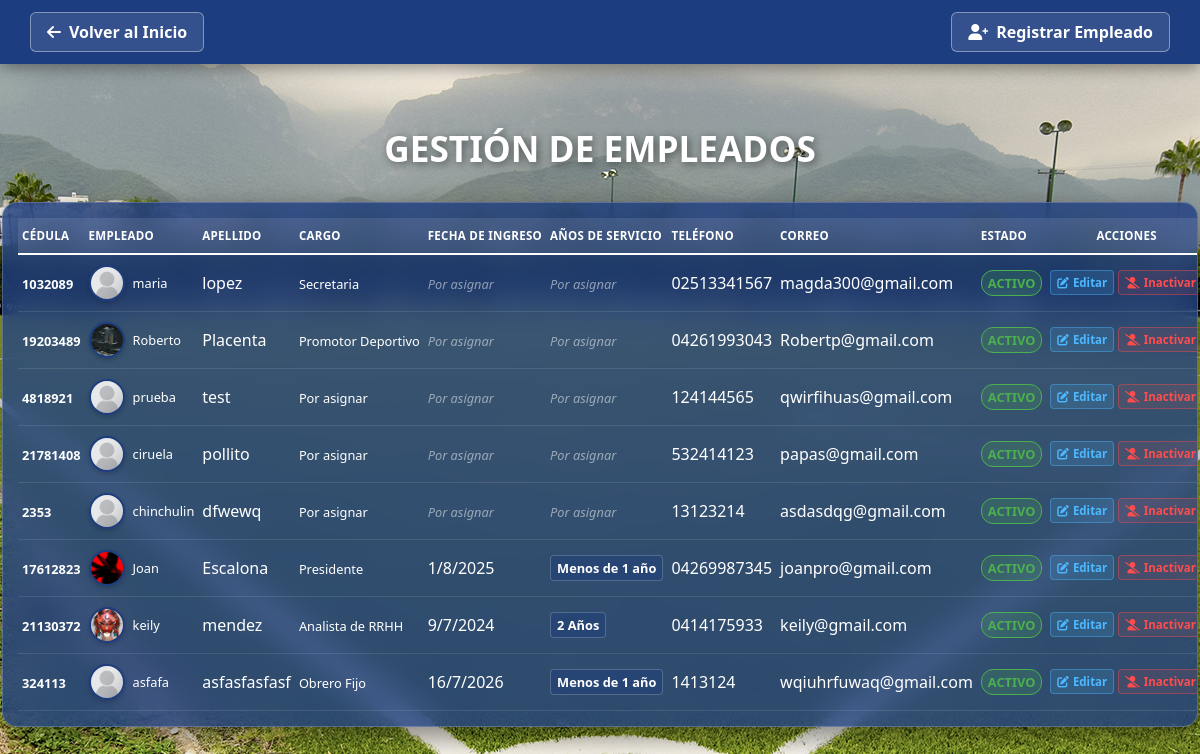
The page /vista/ver_empleados.php?registro=exito on the database its author committed.
### tables this page shows
CREATE TABLE `empleados` (
  `id` int(11) NOT NULL,
  `cedula` varchar(8) NOT NULL,
  `nombre` varchar(100) NOT NULL,
  `apellido` varchar(100) NOT NULL,
  `foto` varchar(255) NOT NULL DEFAULT 'defaultavatar.png',
  `cargo` enum('Por asignar','Presidente','Administrador','Jefe de Planificación','Jefe de la Oficina de la OAC','Promotor Deportivo','Médica','Supervisor Deportivo','Asistente Administrativo','Secretaria','Entrenador Deportivo','Analista de RRHH','Obrero Fijo','Obrero Contratado') NOT NULL DEFAULT 'Por asignar',
  `telefono` varchar(20) NOT NULL,
  `correo` varchar(100) NOT NULL,
  `estado` enum('activo','inactivo') NOT NULL,
  `fecha_ingreso` date DEFAULT NULL
);

### controlador/controlador_empleados.php (called while the page is built, shortened)
<?php
require_once '../controlador/conexion.php';
$sql = "SELECT id, cedula, nombre, apellido, cargo, telefono, correo, estado, foto, fecha_ingreso FROM empleados";
$resultado = $conexion->query($sql);
?>

### vista/ver_empleados.php (the view, shortened to what this page needs)
<?php
require_once '../controlador/controlador_empleados.php';
?>
<!DOCTYPE html>
<html lang="es">
<head>
    <link rel="stylesheet" href="../estilo/style5.css">
    <link rel="stylesheet" href="https://cdnjs.cloudflare.com/ajax/libs/font-awesome/6.0.0/css/all.min.css">
</head>
<body>
    <header class="main-header">
        <div class="header-container">
            <a href="../vista/inicio.php" class="btn-back">
                <i class="fas fa-arrow-left"></i> Volver al Inicio
            </a>
            <a href="registrar_empleado.php" class="btn-back">
                <i class="fas fa-user-plus"></i> Registrar Empleado
            </a>
        </div>
    </header>
    <main class="central-container">
        <h1 class="main-title">Gestión de Empleados</h1>
        <div class="glass-table-container">
            <?php if (isset($resultado) && $resultado->num_rows > 0): ?>
                <table class="user-table">
                    <thead>
                        <tr>
                            <th>Cédula</th>
                            <th>Empleado</th>
                            <th>Apellido</th>
                            <th>Cargo</th>
                            <th>Fecha de Ingreso</th>
                            <th>Años de Servicio</th>
                            <th>Teléfono</th>
                            <th>Correo</th>
                            <th>Estado</th>
                            <th style="text-align: center;">Acciones</th>
                        </tr>
                    </thead>
                    <tbody>
                        <?php while($row = $resultado->fetch_assoc()): ?>
                            <tr>
                                <td><strong><?php echo htmlspecialchars($row['cedula']); ?></strong></td>
                                <td>
                                    <div class="col-empleado">
                                        <?php
                                        if (!empty($row['foto']) && $row['foto'] !== 'defaultavatar.png' && file_exists("../fotos_empleados/" . $row['foto'])) {
                                            $ruta_foto = "../fotos_empleados/" . $row['foto'];
                                        } else {
                                            $ruta_foto = "../estilo/defaultavatar.png";
                                        }
                                        ?>
                                        <img src="<?php echo $ruta_foto; ?>?v=<?php echo time(); ?>"
                                             alt="Foto"
                                             class="avatar-tabla"
                                             style="cursor: pointer;"
                                             onclick="ampliarImagen('<?php echo $ruta_foto; ?>')">
                                        <span><?php echo htmlspecialchars($row['nombre']); ?></span>
                                    </div>
                                </td>
                                <td><?php echo htmlspecialchars($row['apellido']); ?></td>
                                <td>
                                    <span class="badge-cargo">
                                        <?php echo htmlspecialchars($row['cargo']); ?>
                                    </span>
                                </td>
                                <td>
                                    <?php
                                    if (!empty($row['fecha_ingreso'])) {
                                        $date = new DateTime($row['fecha_ingreso']);
                                        echo $date->format('j/n/Y');
                                    } else {
                                        echo '<span class="text-por-asignar">Por asignar</span>';
                                    }
                                    ?>
                                </td>
                                <td>
                                    <?php
                                    if (!empty($row['fecha_ingreso'])) {
                                        $fecha_ingreso = new DateTime($row['fecha_ingreso']);
                                        $hoy = new DateTime();
                                        $diferencia = $hoy->diff($fecha_ingreso);
                                        $anios = $diferencia->y;
                                        if ($anios == 0) {
                                            echo '<span class="badge-antiguedad">Menos de 1 año</span>';
                                        } elseif ($anios == 1) {
                                            echo '<span class="badge-antiguedad">1 Año</span>';
                                        } else {
                                            echo '<span class="badge-antiguedad">' . $anios . ' Años</span>';
                                        }
                                    } else {
                                        echo '<span class="text-por-asignar">Por asignar</span>';
                                    }
                                    ?>
                                </td>
                                <td><?php echo htmlspecialchars($row['telefono']); ?></td>
                                <td><?php echo htmlspecialchars($row['correo']); ?></td>
                                <td>
                                    <?php
                                    $clase = ($row['estado'] == 'activo') ? 'estado-activo' : 'estado-inactivo';
                                    ?>
                                    <span class="badge-estado <?php echo $clase; ?>">
                                        <?php echo htmlspecialchars($row['estado']); ?>
                                    </span>
                                </td>
                                <td class="action-cell">
                                    <div class="action-buttons-wrapper">
                                        <a href="editar_empleado.php?id=<?php echo $row['id']; ?>" class="btn-table edit">
                                            <i class="fas fa-edit"></i> Editar
                                        </a>
                                        <?php if ($row['estado'] == 'activo'): ?>
                                            <a href="../controlador/controlador_estado_empleado.php?id=<?php echo $row['id']; ?>&actual=activo" class="btn-inactivar">
                                                <i class="fas fa-user-slash"></i> Inactivar
                                            </a>
                                        <?php else: ?>
                                            <a href="../controlador/controlador_estado_empleado.php?id=<?php echo $row['id']; ?>&actual=inactivo" class="btn-activar">
                                                <i class="fas fa-user-check"></i> Activar
                                            </a>
                                        <?php endif; ?>
                                    </div>
                                </td>
                            </tr>
                        <?php endwhile; ?>
                    </tbody>
                </table>
            <?php endif; ?>
        </div>
    </main>
</body>
</html>

### estilo/style5.css (style rules this page uses)
body { margin: 0; padding: 0; font-family: 'Segoe UI', sans-serif; background-image: url('../estilo/background_cancha.jpg'); background-size: cover; background-position: center; background-attachment: fixed; height: 100vh; overflow-x: hidden; }
.main-header { background-color: #1D3D81; width: 100%; padding: 12px 0; position: fixed; top: 0; z-index: 1000; box-shadow: 0 4px 15px rgba(0,0,0,0.4); }
.header-container { display: flex; justify-content: space-between; align-items: center; padding: 0 30px; }
.btn-back { background: rgba(255, 255, 255, 0.1); color: white; text-decoration: none; padding: 8px 16px; border-radius: 6px; border: 1px solid rgba(255, 255, 255, 0.4); font-weight: 600; transition: 0.3s; display: flex; align-items: center; gap: 8px; }
.central-container { padding-top: 100px; display: flex; flex-direction: column; align-items: center; width: 100%; }
.main-title { color: white; font-size: 2.2rem; text-transform: uppercase; text-shadow: 2px 2px 8px rgba(0,0,0,0.5); margin-bottom: 30px; }
.glass-table-container { background: rgba(29, 61, 129, 0.8); backdrop-filter: blur(15px); -webkit-backdrop-filter: blur(15px); border: 1px solid rgba(255, 255, 255, 0.2); border-radius: 15px; padding: 15px; width: 97%; max-width: 100vw; box-shadow: 0 10px 30px rgba(0,0,0,0.5); overflow-x: hidden; margin: 0 auto 30px auto; }
.user-table { width: 100%; border-collapse: collapse; color: white; text-align: left; table-layout: auto; }
.user-table thead tr { background-color: rgba(255, 255, 255, 0.1); border-bottom: 2px solid white; }
.user-table th { color: #FFFF; font-weight: bold; text-transform: uppercase; font-size: 0.72rem; letter-spacing: 0.3px; }
.user-table th, .user-table td { padding: 10px 4px; white-space: nowrap; }
.user-table tbody tr { border-bottom: 1px solid rgba(255, 255, 255, 0.1); transition: background 0.3s; }
.user-table td strong { font-size: 0.8rem; }
.user-table td span { font-size: 0.8rem; }
.action-cell { text-align: center; }
.action-buttons-wrapper { display: inline-flex; gap: 4px; justify-content: center; align-items: center; }
.btn-table, .btn-activar, .btn-inactivar { text-decoration: none; padding: 4px 6px; border-radius: 4px; font-size: 0.72rem; font-weight: 600; display: inline-flex; align-items: center; gap: 4px; transition: all 0.3s ease; border: 1px solid transparent; white-space: nowrap; }
.btn-table.edit { background: rgba(77, 184, 255, 0.15); color: #4db8ff; border-color: rgba(77, 184, 255, 0.4); }
.btn-inactivar { background: rgba(255, 77, 77, 0.1); color: #ff4d4d; border-color: rgba(255, 77, 77, 0.4); }
.badge-estado { padding: 3px 6px; border-radius: 12px; font-size: 0.72rem; font-weight: bold; text-transform: uppercase; display: inline-block; }
.estado-activo { background: rgba(76, 175, 80, 0.2); color: #4caf50; border: 1px solid #4caf50; }
.badge-antiguedad { background-color: rgba(29, 61, 129, 0.4); color: #ffffff; padding: 3px 6px; border-radius: 4px; font-weight: bold; font-size: 0.78rem; border: 1px solid rgba(255, 255, 255, 0.2); display: inline-block; }
.text-por-asignar { color: rgba(255, 255, 255, 0.5); font-style: italic; font-size: 0.8rem; }
.col-empleado { display: flex; align-items: center; gap: 8px; text-align: left; }
.avatar-tabla { width: 32px; height: 32px; border-radius: 50%; object-fit: cover; border: 2px solid #1D3D81; box-shadow: 0 2px 5px rgba(0, 0, 0, 0.2); transition: transform 0.2s ease; }

### rows shown on the page
empleados: cedula "1032089", foto (placeholder picture), nombre "maria", apellido "lopez", cargo "Secretaria", shows "Por asignar", telefono "02513341567", correo "magda300@gmail.com", estado "ACTIVO"
empleados: cedula "19203489", foto (picture), nombre "Roberto", apellido "Placenta", cargo "Promotor Deportivo", shows "Por asignar", telefono "04261993043", correo "Robertp@gmail.com", estado "ACTIVO"
empleados: cedula "4818921", foto (placeholder picture), nombre "prueba", apellido "test", cargo "Por asignar", telefono "124144565", correo "qwirfihuas@gmail.com", estado "ACTIVO"
empleados: cedula "21781408", foto (placeholder picture), nombre "ciruela", apellido "pollito", cargo "Por asignar", telefono "532414123", correo "papas@gmail.com", estado "ACTIVO"
empleados: cedula "2353", foto (placeholder picture), nombre "chinchulin", apellido "dfwewq", cargo "Por asignar", telefono "13123214", correo "asdasdqg@gmail.com", estado "ACTIVO"
empleados: cedula "17612823", foto (picture), nombre "Joan", apellido "Escalona", cargo "Presidente", fecha_ingreso "1/8/2025", shows "Menos de 1 año", telefono "04269987345", correo "joanpro@gmail.com", estado "ACTIVO"
empleados: cedula "21130372", foto (picture), nombre "keily", apellido "mendez", cargo "Analista de RRHH", fecha_ingreso "9/7/2024", telefono "0414175933", correo "keily@gmail.com", estado "ACTIVO"
empleados: cedula "324113", foto (placeholder picture), nombre "asfafa", apellido "asfasfasfasf", cargo "Obrero Fijo", fecha_ingreso "16/7/2026", shows "Menos de 1 año", telefono "1413124", correo "wqiuhrfuwaq@gmail.com", estado "ACTIVO"
